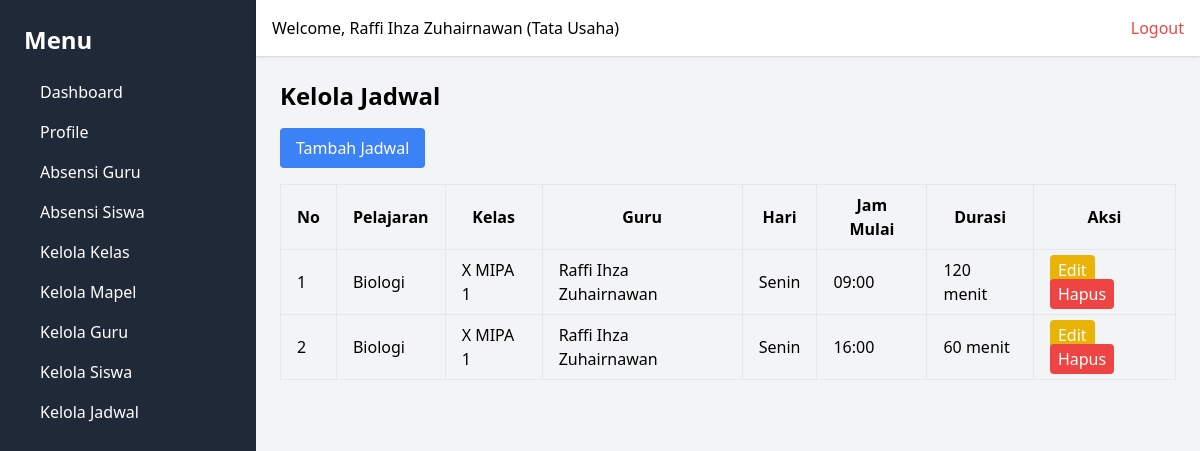
Page /jadwal/ (signed in) on the earlier database version.
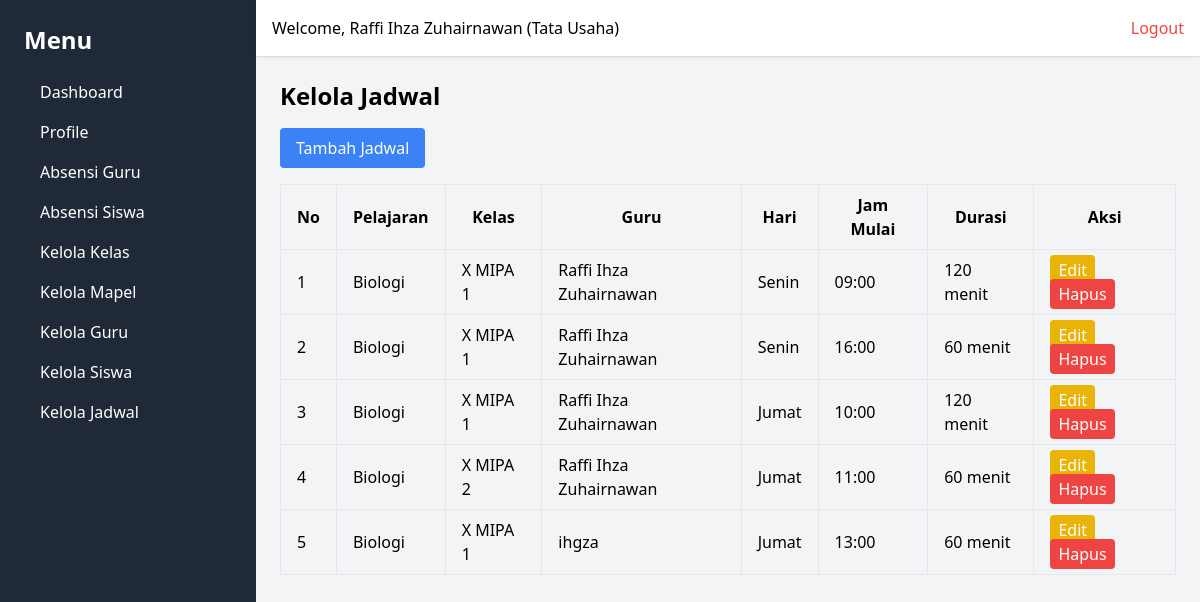
Same page on the later database version.
### webabsensi/models.py (models this page shows, shortened)
class User(models.Model):
    ROLE_CHOICES = [
        ('Tata Usaha', 'Tata Usaha'),
        ('Guru', 'Guru'),
        ('Kepala Sekolah', 'Kepala Sekolah'),
    ]
    GENDER_CHOICES = [
        ('L', 'Laki-laki'),
        ('P', 'Perempuan'),
    ]
    nip = models.CharField(max_length=20, unique=True)
    email = models.EmailField(unique=True)
    password = models.CharField(max_length=255)
    nama = models.CharField(max_length=50)
    gender = models.CharField(max_length=1, choices=GENDER_CHOICES)
    role = models.CharField(max_length=20, choices=ROLE_CHOICES)
    no_telepon = models.CharField(max_length=15)
    created_at = models.DateTimeField(auto_now_add=True)
    updated_at = models.DateTimeField(auto_now=True)

class Schedule(models.Model):
    HARI_CHOICES = [
        ('Senin', 'Senin'),
        ('Selasa', 'Selasa'),
        ('Rabu', 'Rabu'),
        ('Kamis', 'Kamis'),
        ('Jumat', 'Jumat'),
    ]
    id_lesson = models.ForeignKey(Lesson, on_delete=models.CASCADE)
    id_class = models.ForeignKey(Class, on_delete=models.CASCADE)
    id_guru = models.ForeignKey(User, on_delete=models.CASCADE)
    hari = models.CharField(max_length=10, choices=HARI_CHOICES)
    jam_mulai = models.TimeField()
    durasi = models.IntegerField()  # dalam menit
    created_at = models.DateTimeField(auto_now_add=True)
    updated_at = models.DateTimeField(auto_now=True)

class Lesson(models.Model):
    nama_pelajaran = models.CharField(max_length=50, unique=True)
    created_at = models.DateTimeField(auto_now_add=True)
    updated_at = models.DateTimeField(auto_now=True)

class Class(models.Model):
    nama_kelas = models.CharField(max_length=50, unique=True)
    created_at = models.DateTimeField(auto_now_add=True)
    updated_at = models.DateTimeField(auto_now=True)

### webabsensi/views.py (the view)
        def wrapper(request, *args, **kwargs):
            user_id = request.session.get('user_id')
            if not user_id:
                messages.error(request, 'Anda harus login terlebih dahulu.')
                return redirect('login')
            user = User.objects.get(id=request.session['user_id'])
            if user.role not in allowed_roles:
                return render(request, '403.html', {'message': 'Anda tidak memiliki izin untuk mengakses halaman ini.'})
            request.user = user  # Tambahkan user ke request agar dapat digunakan di template
            return view_func(request, *args, **kwargs)

### webabsensi/views.py (called while the page is built)
def role_required(allowed_roles):
    def decorator(view_func):
        def wrapper(request, *args, **kwargs):
            user_id = request.session.get('user_id')
            if not user_id:
                messages.error(request, 'Anda harus login terlebih dahulu.')
                return redirect('login')
            user = User.objects.get(id=request.session['user_id'])
            if user.role not in allowed_roles:
                return render(request, '403.html', {'message': 'Anda tidak memiliki izin untuk mengakses halaman ini.'})
            request.user = user  # Tambahkan user ke request agar dapat digunakan di template
            return view_func(request, *args, **kwargs)
        return wrapper
    return decorator

@role_required(['Tata Usaha', 'Kepala Sekolah'])
def manage_schedule(request):
    schedules = Schedule.objects.all()
    context = {
        'schedules': schedules,
    }
    return render(request, 'schedule/manage_schedule.html', context)

### webabsensi/templates/schedule/manage_schedule.html
{% extends 'base.html' %}
{% block content %}
<h1 class="text-2xl font-bold mb-4">Kelola Jadwal</h1>
<a href="{% url 'add_schedule' %}" class="bg-blue-500 text-white px-4 py-2 rounded mb-4 inline-block">Tambah Jadwal</a>
<table class="w-full border-collapse">
    <thead>
        <tr>
            <th class="border px-4 py-2">No</th>
            <th class="border px-4 py-2">Pelajaran</th>
            <th class="border px-4 py-2">Kelas</th>
            <th class="border px-4 py-2">Guru</th>
            <th class="border px-4 py-2">Hari</th>
            <th class="border px-4 py-2">Jam Mulai</th>
            <th class="border px-4 py-2">Durasi</th>
            <th class="border px-4 py-2">Aksi</th>
        </tr>
    </thead>
    <tbody>
        {% for schedule in schedules %}
        <tr>
            <td class="border px-4 py-2">{{ forloop.counter }}</td>
            <td class="border px-4 py-2">{{ schedule.id_lesson.nama_pelajaran }}</td>
            <td class="border px-4 py-2">{{ schedule.id_class.nama_kelas }}</td>
            <td class="border px-4 py-2">{{ schedule.id_guru.nama }}</td>
            <td class="border px-4 py-2">{{ schedule.hari }}</td>
            <td class="border px-4 py-2">{{ schedule.jam_mulai|date:"H:i" }}</td>
            <td class="border px-4 py-2">{{ schedule.durasi }} menit</td>
            <td class="border px-4 py-2">
                <a href="{% url 'edit_schedule' schedule.id %}" class="bg-yellow-500 text-white px-2 py-1 rounded">Edit</a>
                <a href="{% url 'delete_schedule' schedule.id %}" class="bg-red-500 text-white px-2 py-1 rounded"
                   onclick="return confirm('Apakah Anda yakin ingin menghapus jadwal ini? Semua data yang terkait jadwal ini akan dihapus seperti absensi siswa dll')">Hapus</a>
            </td>
        </tr>
        {% endfor %}
    </tbody>
</table>
{% endblock %}

### webabsensi/templates/base.html (shortened to what this page needs)
<!DOCTYPE html>
<html lang="en">
<head>
    <script src="https://cdn.tailwindcss.com"></script>
</head>
<body class="flex h-screen">
    {% include "sidebar.html" %}
    <div class="flex-1 bg-gray-100">
        {% include "navbar.html" %}
        <div class="p-6">
            {% block content %}
            {% endblock %}
        </div>
    </div>
</body>
</html>

### webabsensi/templates/sidebar.html
<div class="bg-gray-800 text-white w-64 p-6">
    <h1 class="text-2xl font-bold mb-4">Menu</h1>
    <nav>
        <ul>
            <li>
                <a href="/" class="block py-2 px-4 rounded hover:bg-gray-700">
                    Dashboard
                </a>
            </li>
            <li>
                <a href="{% url 'profile' %}" class="block py-2 px-4 rounded hover:bg-gray-700">
                    Profile
                </a>
            </li>
            <li>
                <a href="{% url 'manage_attendance_guru' %}" class="block py-2 px-4 rounded hover:bg-gray-700">Absensi Guru</a>
            </li>
            <li>
                <a href="{% url 'manage_absensi_siswa' %}" class="block py-2 px-4 rounded hover:bg-gray-700">Absensi Siswa</a>
            </li>
            {% if user.role == "Tata Usaha" or user.role == "Kepala Sekolah" %}
            <li>
                <a href="{% url 'manage_classes' %}" class="block py-2 px-4 rounded hover:bg-gray-700">Kelola Kelas</a>
            </li>
            <li>
                <a href="{% url 'manage_lessons' %}" class="block py-2 px-4 rounded hover:bg-gray-700">Kelola Mapel</a>
            </li>
            <li>
                <a href="{% url 'manage_guru' %}" class="block py-2 px-4 rounded hover:bg-gray-700">Kelola Guru</a>
            </li>
            <li>
                <a href="{% url 'manage_students' %}" class="block py-2 px-4 rounded hover:bg-gray-700">Kelola Siswa</a>
            </li>
            <li>
                <a href="{% url 'manage_schedule' %}" class="block py-2 px-4 rounded hover:bg-gray-700">Kelola Jadwal</a>
            </li>
            {% endif %}
        </ul>
    </nav>
</div>

### webabsensi/templates/navbar.html
<div class="bg-white p-4 shadow flex justify-between">
    <h1>Welcome, {{ user.nama }} ({{ user.role }})</h1>
    <a href="{% url 'logout' %}" class="text-red-500">Logout</a>
</div>

Differences in the rows shown:
added Schedule: id_lesson.nama_pelajaran "Biologi", id_class.nama_kelas "X MIPA 1", id_guru.nama "Raffi Ihza Zuhairnawan", hari "Jumat", jam_mulai "10:00", durasi "120"
added Schedule: id_lesson.nama_pelajaran "Biologi", id_class.nama_kelas "X MIPA 2", id_guru.nama "Raffi Ihza Zuhairnawan", hari "Jumat", jam_mulai "11:00", durasi "60"
added Schedule: id_lesson.nama_pelajaran "Biologi", id_class.nama_kelas "X MIPA 1", id_guru.nama "ihgza", hari "Jumat", jam_mulai "13:00", durasi "60"
